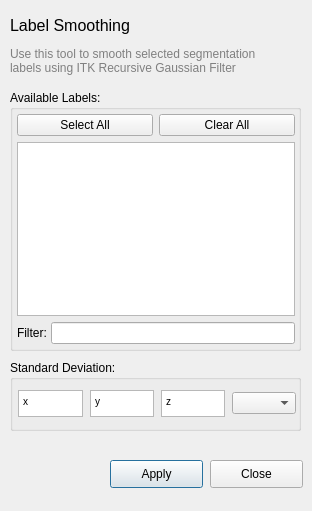
<?xml version="1.0" encoding="UTF-8"?>
<ui version="4.0">
 <class>SmoothLabelsDialog</class>
 <widget class="QDialog" name="SmoothLabelsDialog">
  <property name="enabled">
   <bool>true</bool>
  </property>
  <property name="geometry">
   <rect>
    <x>0</x>
    <y>0</y>
    <width>312</width>
    <height>511</height>
   </rect>
  </property>
  <property name="windowTitle">
   <string>Dialog</string>
  </property>
  <widget class="QLabel" name="lbl_Title">
   <property name="geometry">
    <rect>
     <x>10</x>
     <y>10</y>
     <width>141</width>
     <height>31</height>
    </rect>
   </property>
   <property name="font">
    <font>
     <pointsize>-1</pointsize>
    </font>
   </property>
   <property name="styleSheet">
    <string notr="true">font-size:16px;</string>
   </property>
   <property name="text">
    <string>Label Smoothing</string>
   </property>
  </widget>
  <widget class="QLabel" name="lbl_Description">
   <property name="geometry">
    <rect>
     <x>10</x>
     <y>40</y>
     <width>271</width>
     <height>41</height>
    </rect>
   </property>
   <property name="styleSheet">
    <string notr="true">font-size:12px;
color: gray;</string>
   </property>
   <property name="text">
    <string>Use this tool to smooth selected segmentation labels using ITK Recursive Gaussian Filter</string>
   </property>
   <property name="wordWrap">
    <bool>true</bool>
   </property>
  </widget>
  <widget class="QGroupBox" name="groupBox">
   <property name="geometry">
    <rect>
     <x>10</x>
     <y>360</y>
     <width>291</width>
     <height>71</height>
    </rect>
   </property>
   <property name="title">
    <string>Standard Deviation:</string>
   </property>
   <widget class="QTextEdit" name="inSigmaZ">
    <property name="geometry">
     <rect>
      <x>151</x>
      <y>30</y>
      <width>64</width>
      <height>27</height>
     </rect>
    </property>
    <property name="html">
     <string>&lt;!DOCTYPE HTML PUBLIC &quot;-//W3C//DTD HTML 4.0//EN&quot; &quot;http://www.w3.org/TR/REC-html40/strict.dtd&quot;&gt;
&lt;html&gt;&lt;head&gt;&lt;meta name=&quot;qrichtext&quot; content=&quot;1&quot; /&gt;&lt;style type=&quot;text/css&quot;&gt;
p, li { white-space: pre-wrap; }
&lt;/style&gt;&lt;/head&gt;&lt;body style=&quot; font-family:'.AppleSystemUIFont'; font-size:13pt; font-weight:400; font-style:normal;&quot;&gt;
&lt;p style=&quot; margin-top:0px; margin-bottom:0px; margin-left:0px; margin-right:0px; -qt-block-indent:0; text-indent:0px;&quot;&gt;&lt;span style=&quot; font-family:'MS Shell Dlg 2'; font-size:7.8pt;&quot;&gt;z&lt;/span&gt;&lt;/p&gt;&lt;/body&gt;&lt;/html&gt;</string>
    </property>
   </widget>
   <widget class="QComboBox" name="comboUnit">
    <property name="geometry">
     <rect>
      <x>222</x>
      <y>32</y>
      <width>64</width>
      <height>22</height>
     </rect>
    </property>
   </widget>
   <widget class="QTextEdit" name="inSigmaX">
    <property name="geometry">
     <rect>
      <x>8</x>
      <y>30</y>
      <width>65</width>
      <height>27</height>
     </rect>
    </property>
    <property name="sizePolicy">
     <sizepolicy hsizetype="MinimumExpanding" vsizetype="Fixed">
      <horstretch>0</horstretch>
      <verstretch>0</verstretch>
     </sizepolicy>
    </property>
    <property name="html">
     <string>&lt;!DOCTYPE HTML PUBLIC &quot;-//W3C//DTD HTML 4.0//EN&quot; &quot;http://www.w3.org/TR/REC-html40/strict.dtd&quot;&gt;
&lt;html&gt;&lt;head&gt;&lt;meta name=&quot;qrichtext&quot; content=&quot;1&quot; /&gt;&lt;style type=&quot;text/css&quot;&gt;
p, li { white-space: pre-wrap; }
&lt;/style&gt;&lt;/head&gt;&lt;body style=&quot; font-family:'.AppleSystemUIFont'; font-size:13pt; font-weight:400; font-style:normal;&quot;&gt;
&lt;p style=&quot; margin-top:0px; margin-bottom:0px; margin-left:0px; margin-right:0px; -qt-block-indent:0; text-indent:0px;&quot;&gt;&lt;span style=&quot; font-family:'MS Shell Dlg 2'; font-size:7.8pt;&quot;&gt;x&lt;/span&gt;&lt;/p&gt;&lt;/body&gt;&lt;/html&gt;</string>
    </property>
   </widget>
   <widget class="QTextEdit" name="inSigmaY">
    <property name="geometry">
     <rect>
      <x>80</x>
      <y>30</y>
      <width>64</width>
      <height>27</height>
     </rect>
    </property>
    <property name="html">
     <string>&lt;!DOCTYPE HTML PUBLIC &quot;-//W3C//DTD HTML 4.0//EN&quot; &quot;http://www.w3.org/TR/REC-html40/strict.dtd&quot;&gt;
&lt;html&gt;&lt;head&gt;&lt;meta name=&quot;qrichtext&quot; content=&quot;1&quot; /&gt;&lt;style type=&quot;text/css&quot;&gt;
p, li { white-space: pre-wrap; }
&lt;/style&gt;&lt;/head&gt;&lt;body style=&quot; font-family:'.AppleSystemUIFont'; font-size:13pt; font-weight:400; font-style:normal;&quot;&gt;
&lt;p style=&quot; margin-top:0px; margin-bottom:0px; margin-left:0px; margin-right:0px; -qt-block-indent:0; text-indent:0px;&quot;&gt;&lt;span style=&quot; font-family:'MS Shell Dlg 2'; font-size:7.8pt;&quot;&gt;y&lt;/span&gt;&lt;/p&gt;&lt;/body&gt;&lt;/html&gt;</string>
    </property>
   </widget>
  </widget>
  <widget class="QGroupBox" name="groupBox_3">
   <property name="geometry">
    <rect>
     <x>10</x>
     <y>90</y>
     <width>291</width>
     <height>261</height>
    </rect>
   </property>
   <property name="title">
    <string>Available Labels:</string>
   </property>
   <layout class="QVBoxLayout" name="verticalLayout_2">
    <property name="leftMargin">
     <number>4</number>
    </property>
    <property name="topMargin">
     <number>4</number>
    </property>
    <property name="rightMargin">
     <number>3</number>
    </property>
    <property name="bottomMargin">
     <number>4</number>
    </property>
    <item>
     <layout class="QHBoxLayout" name="horizontalLayout">
      <item>
       <widget class="QPushButton" name="btnSelectAll">
        <property name="text">
         <string>Select All</string>
        </property>
       </widget>
      </item>
      <item>
       <widget class="QPushButton" name="btnClearAll">
        <property name="text">
         <string>Clear All</string>
        </property>
       </widget>
      </item>
     </layout>
    </item>
    <item>
     <widget class="QTableView" name="lvLabels">
      <property name="enabled">
       <bool>true</bool>
      </property>
      <property name="styleSheet">
       <string notr="true">font-size:12px;</string>
      </property>
      <property name="editTriggers">
       <set>QAbstractItemView::NoEditTriggers</set>
      </property>
      <property name="dragDropMode">
       <enum>QAbstractItemView::NoDragDrop</enum>
      </property>
      <property name="selectionMode">
       <enum>QAbstractItemView::SingleSelection</enum>
      </property>
      <property name="selectionBehavior">
       <enum>QAbstractItemView::SelectRows</enum>
      </property>
      <attribute name="horizontalHeaderVisible">
       <bool>false</bool>
      </attribute>
      <attribute name="horizontalHeaderDefaultSectionSize">
       <number>60</number>
      </attribute>
      <attribute name="horizontalHeaderStretchLastSection">
       <bool>true</bool>
      </attribute>
      <attribute name="verticalHeaderVisible">
       <bool>false</bool>
      </attribute>
      <attribute name="verticalHeaderDefaultSectionSize">
       <number>26</number>
      </attribute>
     </widget>
    </item>
    <item>
     <widget class="QWidget" name="widget_5" native="true">
      <layout class="QHBoxLayout" name="horizontalLayout_5">
       <property name="spacing">
        <number>4</number>
       </property>
       <property name="leftMargin">
        <number>0</number>
       </property>
       <property name="topMargin">
        <number>0</number>
       </property>
       <property name="rightMargin">
        <number>0</number>
       </property>
       <property name="bottomMargin">
        <number>0</number>
       </property>
       <item>
        <widget class="QLabel" name="label_5">
         <property name="text">
          <string>Filter:</string>
         </property>
        </widget>
       </item>
       <item>
        <widget class="QLineEdit" name="inLabelFilter"/>
       </item>
      </layout>
     </widget>
    </item>
   </layout>
  </widget>
  <widget class="QPushButton" name="btnClose">
   <property name="geometry">
    <rect>
     <x>210</x>
     <y>460</y>
     <width>93</width>
     <height>28</height>
    </rect>
   </property>
   <property name="text">
    <string>Close</string>
   </property>
  </widget>
  <widget class="QPushButton" name="btnApply">
   <property name="geometry">
    <rect>
     <x>110</x>
     <y>460</y>
     <width>93</width>
     <height>28</height>
    </rect>
   </property>
   <property name="text">
    <string>Apply</string>
   </property>
   <property name="default">
    <bool>true</bool>
   </property>
  </widget>
 </widget>
 <resources/>
 <connections/>
</ui>
